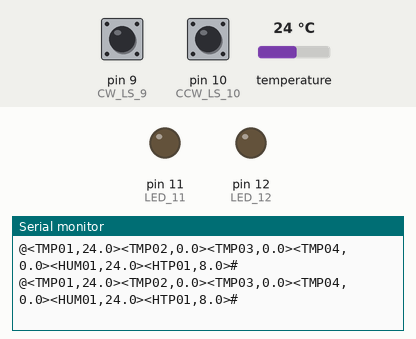
The sketch below on a simulated Arduino Uno, built with avr-gcc and run on an emulated ATmega328P. Shown: output pins drawn as LEDs (lit = HIGH), the last lines printed to the serial monitor. Inputs (shaded band) come from the test bench; at power-on: pin 9 (CW_LS_9) LOW, pin 10 (CCW_LS_10) LOW, temperature 24 °C.

Above: at 1.2 s.
1.3 s: pin 9 (CW_LS_9) driven HIGH
At 1.52 s:
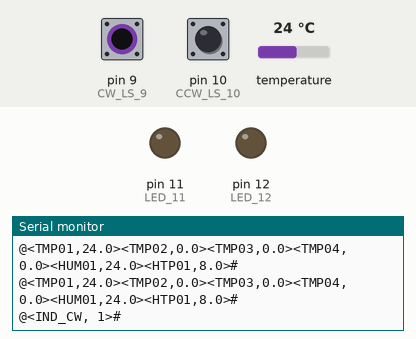
2.9 s: pin 10 (CCW_LS_10) driven HIGH
At 3.19 s:
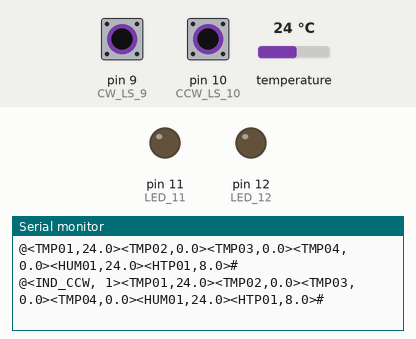
4.5 s: temperature set to 33 °C
At 4.72 s:
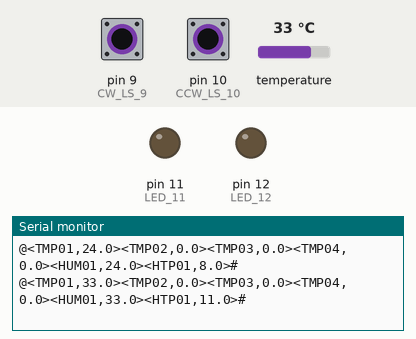
7.5 s: pin 9 (CW_LS_9) pulsed LOW 5 times (0.12 s each, 0.3 s apart)
At 8.47 s:
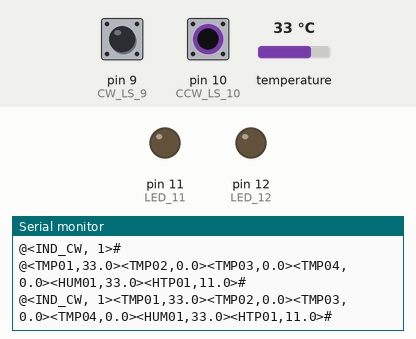
10.5 s: pin 10 (CCW_LS_10) pulsed LOW 2 times (0.12 s each, 0.3 s apart)
At 10.86 s:
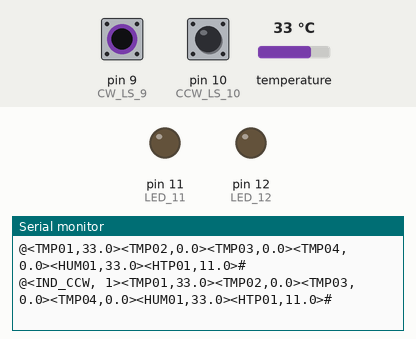

The sketch:

multipleInfoFromArduinoToRpymultipleInfoFromArduinoToRpy.ino
```cpp
/*
  Questo codice prende le temperature e le umidità e li impacchetta correttametne in trasmissione come richeisto da raspberry.
  Infine, dipendentemente da cosa succede (interruttori) manda a rpy altre info, per esempio carter aperto
  oppure motore che raggiunge le posizioni limite. Provo a fare tutto in modo asincrono: mando solo quando ne ho bisogno.
*/
/* LIBRARIES */
#include <SoftwareSerial.h>
#include <OneWire.h>
#include <DallasTemperature.h>
#include <Wire.h>


/* General CONSTANTS */
#define SERIAL_SPEED 19200
#define ENABLE_DEVICE_ORDERING false // se true devi mettere gli indirizzi nell'ordine che vuoi, se false il vettore delle temperature non è ordinato in base agli indirizzi
#define NUMBER_OF_TEMPERATURES_SENSORS_ON_ONE_WIRE_BUS_2 4 //sensori di temperatura

/* PIN ARDUINO */
#define ONE_WIRE_BUS_2 2
#define TEMPERATURE_PRECISION 9 // DS18B20 digital termometer provides 9-bit to 12-bit Celsius temperature measurements
#define LED_12 12
#define LED_11 11
#define CCW_LS_10 10 // induttore finecorsa SINISTRO (vista posteriore)
#define CW_LS_9 9 // induttore finecorsa DESTRO (vista posteriore)

/* TEMPERATURES SECTION */
// NO STAR/RING connection, only ONE SINGLE WIRE UTP cabme (unshielded twisted pair)
OneWire oneWire(ONE_WIRE_BUS_2);

DallasTemperature sensors(&oneWire);

#define TEMPERATURE_IDENTIFICATION_PROCEDURE true // se a true visualizzazione nel monitor seriale della temperatura e del sensore associato
DeviceAddress Thermometer[NUMBER_OF_TEMPERATURES_SENSORS_ON_ONE_WIRE_BUS_2];
byte numberOfDevices;
byte Limit;
unsigned long conversionTime_DS18B20_sensors; // in millis
unsigned long lastTempRequest;

#if !defined(DEVICE_DISCONNECTED)
#define DEVICE_DISCONNECTED -127
#endif

#define DEVICE_ERROR 85

/* Temperature sensors - addresses. LOWEST number = HIGHEST sensor, then follows the decreasing order */
// RICORDA LA VARIABILE ENABLE_DEVICE_ORDERING
char temperatureSensor_address0[] = "28FF640E7213DCBE";
char temperatureSensor_address1[] = "28FF640E7C2E42E0";
char temperatureSensor_address2[] = "28FF640E7F7492C3";
char temperatureSensor_address3[] = "28FF640E7F489F5E";

/* Temperature Diagnostic */
unsigned int deviceDisconnected[NUMBER_OF_TEMPERATURES_SENSORS_ON_ONE_WIRE_BUS_2];
unsigned int deviceError[NUMBER_OF_TEMPERATURES_SENSORS_ON_ONE_WIRE_BUS_2];


float temperatures[4];
float marginFactor = 1.2; // fattore moltiplicativo per aspettare un po' più di delay.
byte controlTemperatureIndex;
bool gotTemperatures;

byte orderedIndex;

DeviceAddress tempDeviceAddress; // We'll use this variable to store a found device address

// Define a char array to store the hexadecimal representation of the address
char addressCharArray[17]; // 16 characters for the address + 1 for null terminator

/* END TEMPERATURES SECTION */


float temp_sensor1, temp_sensor2, temp_sensor3;

unsigned long startGetTemperatures, endGetTemperatures;

/* CCW_LS 1 */
byte ccw_ls_pin = CCW_LS_10;
bool ccw_ls_currentReading;
bool ccw_ls_previousState = 0;
bool ccw_ls_state = 0;
unsigned long ccw_ls_lastDebounceTime, ccw_ls_filterDebounceTime = 50; //ms
bool ccw_ls_risingEdge = 0;
bool ccw_ls_fallingEdge = 0;

/* CW_LS 1 */
byte cw_ls_pin = CW_LS_9;
bool cw_ls_currentReading;
bool cw_ls_previousState = 0;
bool cw_ls_state = 0;
unsigned long cw_ls_lastDebounceTime, cw_ls_filterDebounceTime = 50; //ms
bool cw_ls_risingEdge = 0;
bool cw_ls_fallingEdge = 0;

// SENDING TO RPY
#define MAX_NUMBER_OF_COMMANDS_TO_BOARD 20
bool receivingDataFromBoard = false;
String listofDataToSend[MAX_NUMBER_OF_COMMANDS_TO_BOARD];
byte listofDataToSend_numberOfData = 0;

char bufferCharArray[25]; // buffer lo metto qui
// handling float numbers
char bufferChar[35];
char fbuffChar[10];

String receivedCommands[20];


void setup() {
  pinMode(LED_12, OUTPUT);
  pinMode(LED_11, OUTPUT);
  pinMode(CCW_LS_10, INPUT);
  pinMode(CW_LS_9, INPUT);

  Serial.begin(SERIAL_SPEED);
  //Serial.println("Starting");

  sensors.begin();

  // locate devices on the bus
  //Serial.print("Locating devices...");
  //Serial.print("Found ");

  numberOfDevices = sensors.getDeviceCount();
  /*
  if(numberOfDevices != NUMBER_OF_TEMPERATURES_SENSORS_ON_ONE_WIRE_BUS_2){
    Serial.println("Not found the correct number of devices on the bus.");
    Serial.print("Expected: ");
    Serial.print(NUMBER_OF_TEMPERATURES_SENSORS_ON_ONE_WIRE_BUS_2);
    Serial.print("  Found: ");
    Serial.println(numberOfDevices);
  }
  */

  //Serial.print(numberOfDevices, DEC);
  //Serial.println(" devices.");

  // report parasite power requirements
  /*
  Serial.print("Parasite power is: ");
  if (sensors.isParasitePowerMode()) Serial.println("ON");
  else Serial.println("OFF");
  */

  sensors.setWaitForConversion(false); // quando richiedi le temperature requestTemperatures() la libreria NON aspetta il delay adeguato, quidni devi aspettarlo tu.
  sensors.requestTemperatures(); // send command to all the sensors for temperature conversion.
  lastTempRequest = millis();
  conversionTime_DS18B20_sensors = 750 / (1 << (12 - TEMPERATURE_PRECISION));  // res in {9,10,11,12}

  orderedIndex = 0;
  for(uint8_t index = 0; index < numberOfDevices; index++){
    if(sensors.getAddress(tempDeviceAddress, index)){ // fetch dell'indirizzo

      if(ENABLE_DEVICE_ORDERING){
        addressToCharArray(tempDeviceAddress, addressCharArray); // indirizzo convertito

        // ora ordino il vettore dei sensori.
        if(strcmp(addressCharArray, temperatureSensor_address0) == 0){ // returns 0 when the two strings are identical
          sensors.getAddress(Thermometer[0], index);
        }
        if(strcmp(addressCharArray, temperatureSensor_address1) == 0){
          sensors.getAddress(Thermometer[1], index);
        }
        if(strcmp(addressCharArray, temperatureSensor_address2) == 0){
          sensors.getAddress(Thermometer[2], index);
        }
        if(strcmp(addressCharArray, temperatureSensor_address3) == 0){
          sensors.getAddress(Thermometer[3], index);
        }
      }
      else{
        // riempo il vettore di temperature senza alcun ordine topologico.
        sensors.getAddress(Thermometer[index], index);
      }


      // initializing arrays - l'azzeramento posso farlo senza posizioni, non importa, tanto è tutto a 0.
      deviceDisconnected[index] = 0;
      deviceError[index] = 0;

      delay(5);
    }
  }

  //Serial.println("Setup finished");
}

void loop() {
  listofDataToSend_numberOfData = 0;
  /* TEMPERATURES SECTION */
  /*
    - Attesa di un delay sufficiente per la conversione di temperatura fatta simultaneamente da tutti i sensori di temperatura.
    - Una volta passato il tempo, iterativamente, chiedo a tutti i sensori la temperatura.

  */
  if(millis() - lastTempRequest >= (conversionTime_DS18B20_sensors * marginFactor)){
    startGetTemperatures = millis(); // per calcolare quanto tempo impiego a fetchare tutte le temperature dai sensori.
    for(uint8_t index = 0; index < numberOfDevices; index++){
      /* Memorize all temperatures in an ordered array */
      temperatures[index] = sensors.getTempC(Thermometer[index]);

      if(temperatures[index] <= DEVICE_DISCONNECTED){
        deviceDisconnected[index] ++;
      }
      if(temperatures[index] >= DEVICE_ERROR){
        deviceError[index] ++;
      }

      delay(1);
    }
    gotTemperatures = true;

    sensors.requestTemperatures();
    lastTempRequest = millis();
    endGetTemperatures = millis();
  }
  /* END TEMPERATURES SECTION */

  /* CCW_LS_10 DEBOUNCED */
  ccw_ls_risingEdge = 0;
  ccw_ls_fallingEdge = 0;
  ccw_ls_currentReading = digitalRead(ccw_ls_pin);
  if(ccw_ls_currentReading != ccw_ls_previousState){
    // mi ricordo quando ho premuto
    ccw_ls_lastDebounceTime = millis();
  }

  if((millis() - ccw_ls_lastDebounceTime) > ccw_ls_filterDebounceTime){
    if(ccw_ls_currentReading != ccw_ls_state){
      // se è ancora diverso, allora il press è stabile
      ccw_ls_state = ccw_ls_currentReading;

      // Rising edge detection (LOW to HIGH transition, button pressed)
      if (ccw_ls_state == HIGH) {
        ccw_ls_risingEdge = 1;
      }

      // Falling edge detection (HIGH to LOW transition, button released)
      if (ccw_ls_state == LOW) {
        ccw_ls_fallingEdge = 1;
      }
    }
  }
  ccw_ls_previousState = ccw_ls_currentReading;

  if(ccw_ls_risingEdge){
    listofDataToSend[listofDataToSend_numberOfData] = "<IND_CCW, 1>"; // converting bool to string - "<IND_CW, 0>"
    listofDataToSend_numberOfData++;
  }
  /* END DEBOUNCED */

  /* CW_LS_10 DEBOUNCED */
  cw_ls_risingEdge = 0;
  cw_ls_fallingEdge = 0;
  cw_ls_currentReading = digitalRead(cw_ls_pin);
  if(cw_ls_currentReading != cw_ls_previousState){
    // mi ricordo quando ho premuto
    cw_ls_lastDebounceTime = millis();
  }

  if((millis() - cw_ls_lastDebounceTime) > cw_ls_filterDebounceTime){
    if(cw_ls_currentReading != cw_ls_state){
      // se è ancora diverso, allora il press è stabile
      cw_ls_state = cw_ls_currentReading;

      // Rising edge detection (LOW to HIGH transition, button pressed)
      if (cw_ls_state == HIGH) {
        cw_ls_risingEdge = 1;
      }

      // Falling edge detection (HIGH to LOW transition, button released)
      if (cw_ls_state == LOW) {
        cw_ls_fallingEdge = 1;
      }
    }
  }
  cw_ls_previousState = cw_ls_currentReading;

  if(cw_ls_risingEdge){
    listofDataToSend[listofDataToSend_numberOfData] = "<IND_CW, 1>"; // converting bool to string - "<IND_CW, 0>"
    listofDataToSend_numberOfData++;
  }
  /* END DEBOUNCED */


  if(gotTemperatures){
    strcpy(bufferChar, "<TMP01,");
    dtostrf( temperatures[0], 1, 1, fbuffChar);
    listofDataToSend[listofDataToSend_numberOfData] = strcat(strcat(bufferChar, fbuffChar), ">");
    listofDataToSend_numberOfData++;

    strcpy(bufferChar, "<TMP02,");
    dtostrf( temperatures[1], 1, 1, fbuffChar);
    listofDataToSend[listofDataToSend_numberOfData] = strcat(strcat(bufferChar, fbuffChar), ">");
    listofDataToSend_numberOfData++;

    strcpy(bufferChar, "<TMP03,");
    dtostrf( temperatures[2], 1, 1, fbuffChar);
    listofDataToSend[listofDataToSend_numberOfData] = strcat(strcat(bufferChar, fbuffChar), ">");
    listofDataToSend_numberOfData++;

    strcpy(bufferChar, "<TMP04,");
    dtostrf( temperatures[3], 1, 1, fbuffChar);
    listofDataToSend[listofDataToSend_numberOfData] = strcat(strcat(bufferChar, fbuffChar), ">");
    listofDataToSend_numberOfData++;

    float humidityDHT22 = temperatures[0];
    strcpy(bufferChar, "<HUM01,");
    dtostrf( humidityDHT22, 1, 1, fbuffChar);
    listofDataToSend[listofDataToSend_numberOfData] = strcat(strcat(bufferChar, fbuffChar), ">");
    listofDataToSend_numberOfData++;

    strcpy(bufferChar, "<HTP01,"); // temperatura che viene letta dal sensore di umidità
    dtostrf( (temperatures[0] + temperatures[1] + temperatures[2]) / 3, 1, 1, fbuffChar);
    listofDataToSend[listofDataToSend_numberOfData] = strcat(strcat(bufferChar, fbuffChar), ">");
    listofDataToSend_numberOfData++;

    /*
    // feedback about auxHeater state
    listofDataToSend[listofDataToSend_numberOfData] = switch1_state ? "<SWT01, 1>":"<SWT01, 0>"; // converting bool to string
    listofDataToSend_numberOfData++;
      */
    gotTemperatures = false;
  }

  // SENDING TO RPY

  if(listofDataToSend_numberOfData > 0){
    Serial.print('@'); // SYMBOL TO START BOARDS TRANSMISSION
    for(byte i = 0; i < listofDataToSend_numberOfData; i++){
      Serial.print(listofDataToSend[i]);
    }
    Serial.println('#'); // SYMBOL TO END BOARDS TRANSMISSION
  }

  delay(50);

  // RECEIVING FROM RPI
  if(Serial.available() > 0){
    int numberOfCommandsFromBoard = readFromBoard(); // from ESP8266. It has @ as terminator character
    // Guardiamo che comandi ci sono arrivati
    for(byte j = 0; j < numberOfCommandsFromBoard; j++){
      String tempReceivedCommand = receivedCommands[j];
      Serial.println(tempReceivedCommand);
      if(tempReceivedCommand.indexOf("HTR01") >= 0  &&  tempReceivedCommand.indexOf("True") >= 0 ){ //stepperMotorForwardOn
        digitalWrite(LED_12, HIGH);
        //Serial.println("ON");
      }
      if(tempReceivedCommand.indexOf("HTR01") >= 0 && tempReceivedCommand.indexOf("False") >= 0 ){ //stepperMotorForwardOff
        digitalWrite(LED_12, LOW);
        //Serial.println("OFF");
      }
      if(tempReceivedCommand.indexOf("HUMER01") >= 0  &&  tempReceivedCommand.indexOf("True") >= 0 ){ //stepperMotorForwardOn
        digitalWrite(LED_11, HIGH);
        //Serial.println("ON");
      }
      if(tempReceivedCommand.indexOf("HUMER01") >= 0 && tempReceivedCommand.indexOf("False") >= 0 ){ //stepperMotorForwardOff
        digitalWrite(LED_11, LOW);
        //Serial.println("OFF");
      }
    }
  }
}


// Function to convert a byte to its hexadecimal representation
void byteToHex(uint8_t byteValue, char *hexValue) {
  uint8_t highNibble = byteValue >> 4;
  uint8_t lowNibble = byteValue & 0x0F;
  hexValue[0] = highNibble < 10 ? '0' + highNibble : 'A' + (highNibble - 10);
  hexValue[1] = lowNibble < 10 ? '0' + lowNibble : 'A' + (lowNibble - 10);
}

// Function to print a device address
void addressToCharArray(DeviceAddress deviceAddress, char *charArray) {
  for (uint8_t i = 0; i < 8; i++) {
    byteToHex(deviceAddress[i], &charArray[i * 2]);
  }
  // Add null terminator at the end of the char array
  charArray[16] = '\0';
}

int readFromBoard(){ // returns the number of commands received
  receivingDataFromBoard = true;
  byte rcIndex = 0;
  char bufferChar[30];
  bool saving = false;
  bool enableReading = false;
  byte receivedCommandsIndex = 0;

  unsigned long  startReceiving; // mi ricordo appena entro in while loop

  while(receivingDataFromBoard){
    // qui è bloccante...assumo che prima o poi arduino pubblichi
    if(Serial.available() > 0){ // no while, perché potrei avere un attimo il buffer vuoto...senza aver ancora ricevuto il terminatore
      startReceiving = millis(); // ogni volta in cui leggo resetto il timer
      char rc = Serial.read();

      if(rc == '@'){ // // SYMBOL TO START TRANSMISSION (tutto quello che c'era prima era roba spuria che ho pulito)
        enableReading = true;
      }

      if(enableReading){
        if(rc == '<'){ // SYMBOL TO START MESSAGE
          saving = true;
        }
        else if(rc == '>'){ // SYMBOL TO END MESSAGE
          bufferChar[rcIndex] = '\0';
          receivedCommands[receivedCommandsIndex] = bufferChar;
          receivedCommandsIndex ++;
          rcIndex = 0;
          saving = false;// starting char
        }
        else if(rc == '#'){ // SYMBOL TO END BOARDS TRANSMISSION
          receivingDataFromBoard = false; // buffer vuoto, vado avanti
          //enableReading = false
        }
        else{
          if(saving){
            bufferChar[rcIndex] = rc;
            rcIndex ++;
          }
        }
      }
    }
    else{
      // timer che conta perché non riceviamo più e mi fa uscire??
      // se sono qui è perché sto aspettando, ma non ricevendo
      if((millis() - startReceiving) > 150){ // se passo in attesa più di 750ms, allora intervengo e mando fuori
        receivingDataFromBoard = false;
      }
    }
  }
  return receivedCommandsIndex;
}
```

Measured:
- after the input at 1.3 s, the serial monitor: prints a new line after 0.11 s (image 1)
- after the input at 2.9 s, the serial monitor: prints a new line after 0.15 s (image 2)
- after the input at 4.5 s, the serial monitor: prints a new line after 0.08 s (image 3)
- after the input at 7.5 s, the serial monitor: prints a new line after 0.54 s (image 4)
- after the input at 10.5 s, the serial monitor: prints a new line after 0.22 s (image 5)
